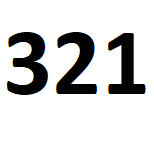
#> input picture Examples/MAX78000/CNN/digit-detection-demo/Resources/321.png, 154 x 154 px
$ python rgb.py
#> lines starting #> are read from the running program, lines starting #| are printed output that depends on the picture
from PIL import Image, ImageOps
import numpy as np
import os
import sys
import cv2

np.set_printoptions(threshold=sys.maxsize)
im = (Image.open('321.png'))
#> im is the input picture: PIL image 154x154 RGB; mean R, G, B 213.6, 213.7, 213.6
size = (74,74)
img = im.resize(size)
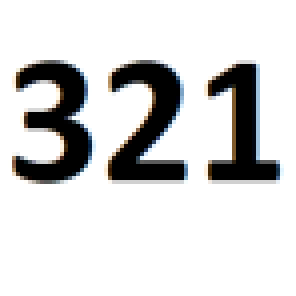
#> img: PIL image 74x74 RGB (shown 4 times larger); mean R, G, B 213.6, 213.6, 213.5
np1_img = np.array(img)
new_img = Image.fromarray(np1_img)
new_img.save("new_img.png")

src = cv2.imread('new_img.png', cv2.IMREAD_UNCHANGED)

#Get red channel from img
red = src[:,:,2]
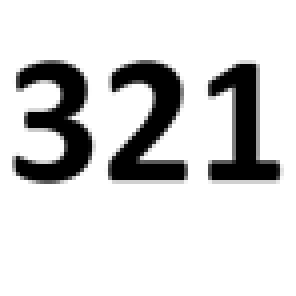
#> red: shape (74, 74) (shown 4 times larger); min 0, max 255, mean 213.6
red = red - 128
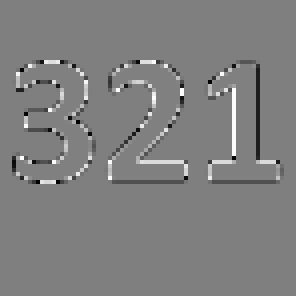
#> red: shape (74, 74) (shown 4 times larger); min 1, max 255, mean 127.5
red_f = red.flatten()
#> red_f = 5476 values, max 255 at index 1686, min 1 at index 1532, mean 127.5

#Get green channel from img
green = src[:,:,1]
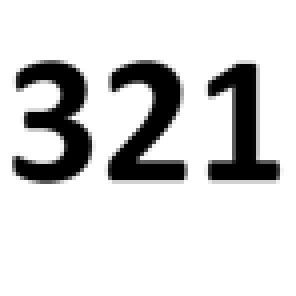
#> green: shape (74, 74) (shown 4 times larger); min 0, max 255, mean 213.6
green = green - 128
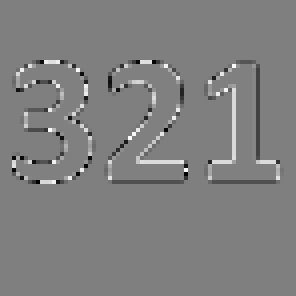
#> green: shape (74, 74) (shown 4 times larger); min 0, max 255, mean 127.4
green_f = green.flatten()
#> green_f = 5476 values, max 255 at index 2380, min 0 at index 3228, mean 127.4

#Get blue channel from img
blue = src[:,:,0]
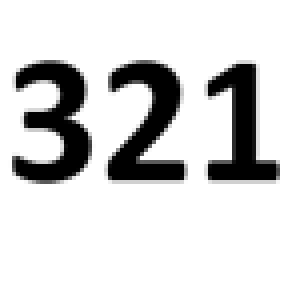
#> blue: shape (74, 74) (shown 4 times larger); min 0, max 255, mean 213.5
blue = blue - 128
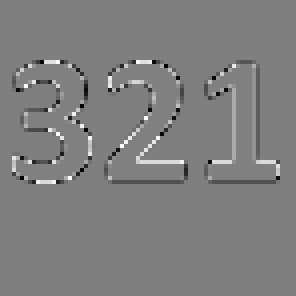
#> blue: shape (74, 74) (shown 4 times larger); min 2, max 254, mean 127.2
blue_f = blue.flatten()
#> blue_f = 5476 values, max 254 at index 2182, min 2 at index 2389, mean 127.2

arr_result = []

# 0x00bbggrr
for i in range(len(red_f)):
	result = red_f[i] | green_f[i]<<8 | blue_f[i]<<16
	arr_result.append((result))
#> after the loop, arr_result = 5476 values, max 16655427 at index 2182, min 187583 at index 2389, mean 8365947.9

#convert list to numpy array
out_arr_result = np.asarray(arr_result, dtype=np.uint32)
#> out_arr_result has the same summary as arr_result

#Write out data to the header file
with open('sampledata.h', 'w') as outfile:
	outfile.write('#define SAMPLE_INPUT_0 { \\')
	outfile.write('\n')

	for i in range(len(out_arr_result)):
		if i==0:
			outfile.write('\t0x{0:08x},\t'.format((out_arr_result[i])))

		else :
			d = i%8
			if(d!=0):
				outfile.write('0x{0:08x},\t'.format((out_arr_result[i])))
			else:
				outfile.write('\\')
				outfile.write('\n\t')
				outfile.write('0x{0:08x},\t'.format((out_arr_result[i])))
#> this loop made 5476 passes
#> d on passes 2 to 13: 1, 2, 3, 4, 5, 6, 7, 0, 1, 2, 3, 4

	outfile.write('\\')
	outfile.write('\n')
	outfile.write('}')
	outfile.write('\n')

sys.stdout.close()

$ run again, with Examples/MAX78000/CNN/digit-detection-demo/Resources/eclipse_board.png copied over Examples/MAX78000/CNN/digit-detection-demo/Resources/321.png
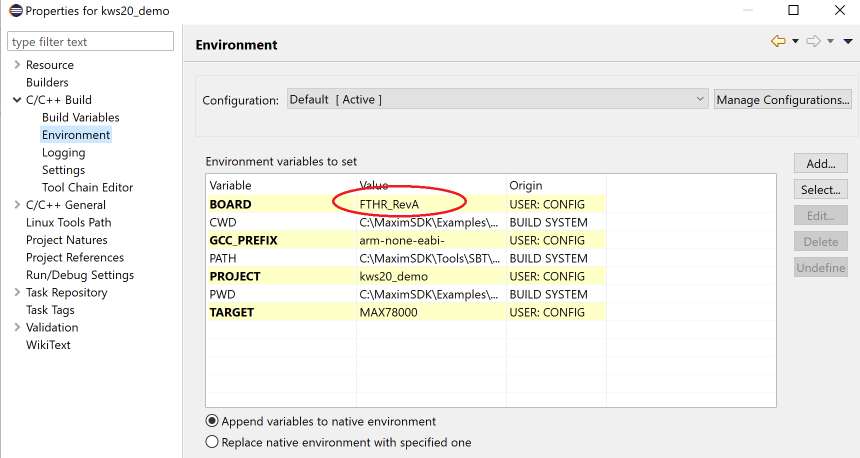
#> input picture Examples/MAX78000/CNN/digit-detection-demo/Resources/eclipse_board.png, 1720 x 915 px (shown at 1/2 size)
#> im is the input picture: PIL image 1720x915 RGB; mean R, G, B 241, 240.7, 237.3
#> `img = im.resize(size)`:
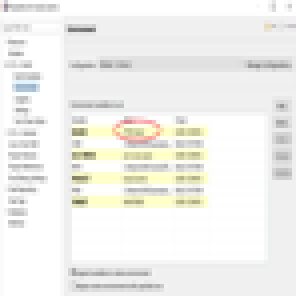
#> img: PIL image 74x74 RGB (shown 4 times larger); mean R, G, B 240.9, 240.6, 237.2
#> red_f = 5476 values, max 255 at index 535, min 1 at index 2833, mean 113.2
#> green_f = 5476 values, max 255 at index 535, min 0 at index 2833, mean 112.9
#> `blue = blue - 128`:
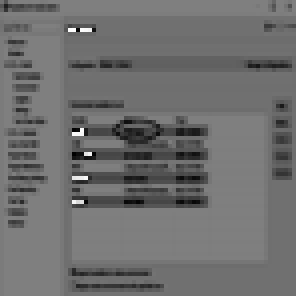
#> blue: shape (74, 74) (shown 4 times larger); min 0, max 255, mean 110
#> blue_f = 5476 values, max 255 at index 536, min 0 at index 2830, mean 110
#> the loop `for i in range(len(red_f)):` made 5476 passes
#> result on passes 1 to 3: 7500662, 5525588, 8092282
#> after the loop `for i in range(len(red_f)):`: arr_result = 5476 values, max 16777215 at index 536, min 8996 at index 2830, mean 7237733.7
#> out_arr_result has the same summary as arr_result
#> the loop `for i in range(len(out_arr_result)):` made 5476 passes
#> d on passes 2 to 9: 1, 2, 3, 4, 5, 6, 7, 0
